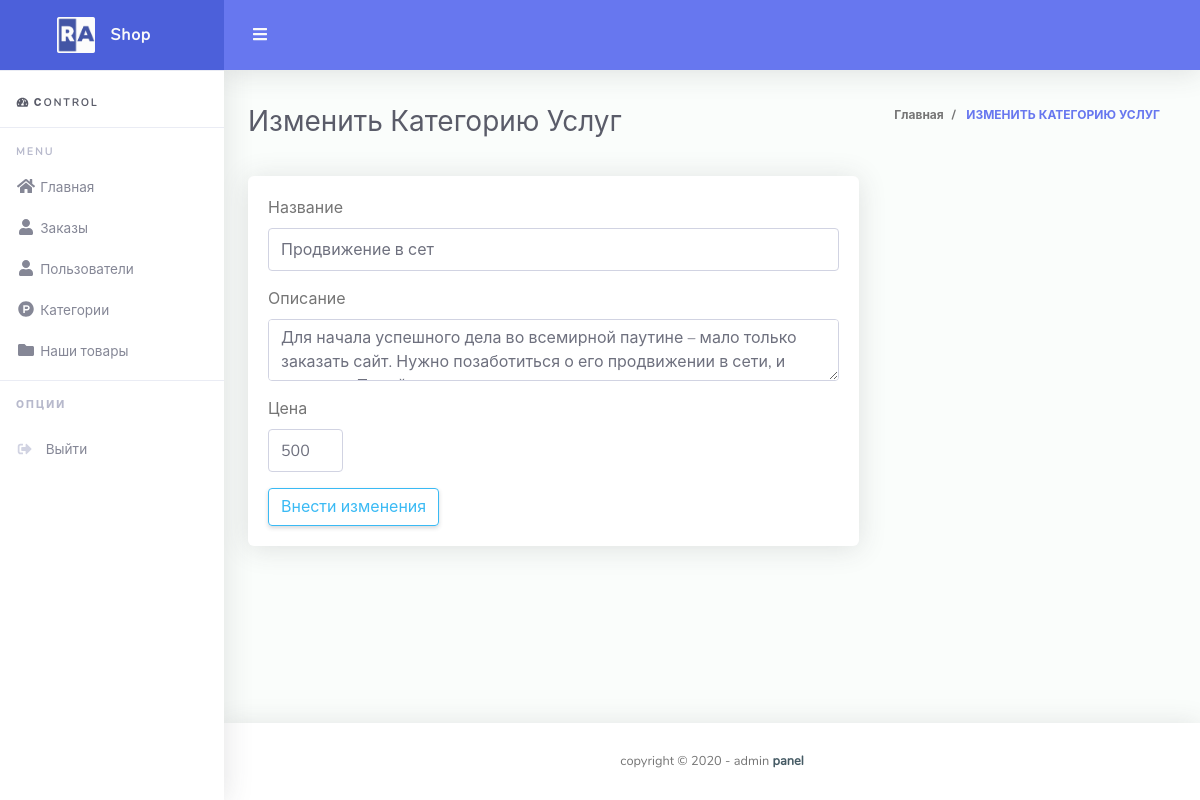
The page /admin/options/categories/edit_categories.php?id=4 on the database as committed earlier.
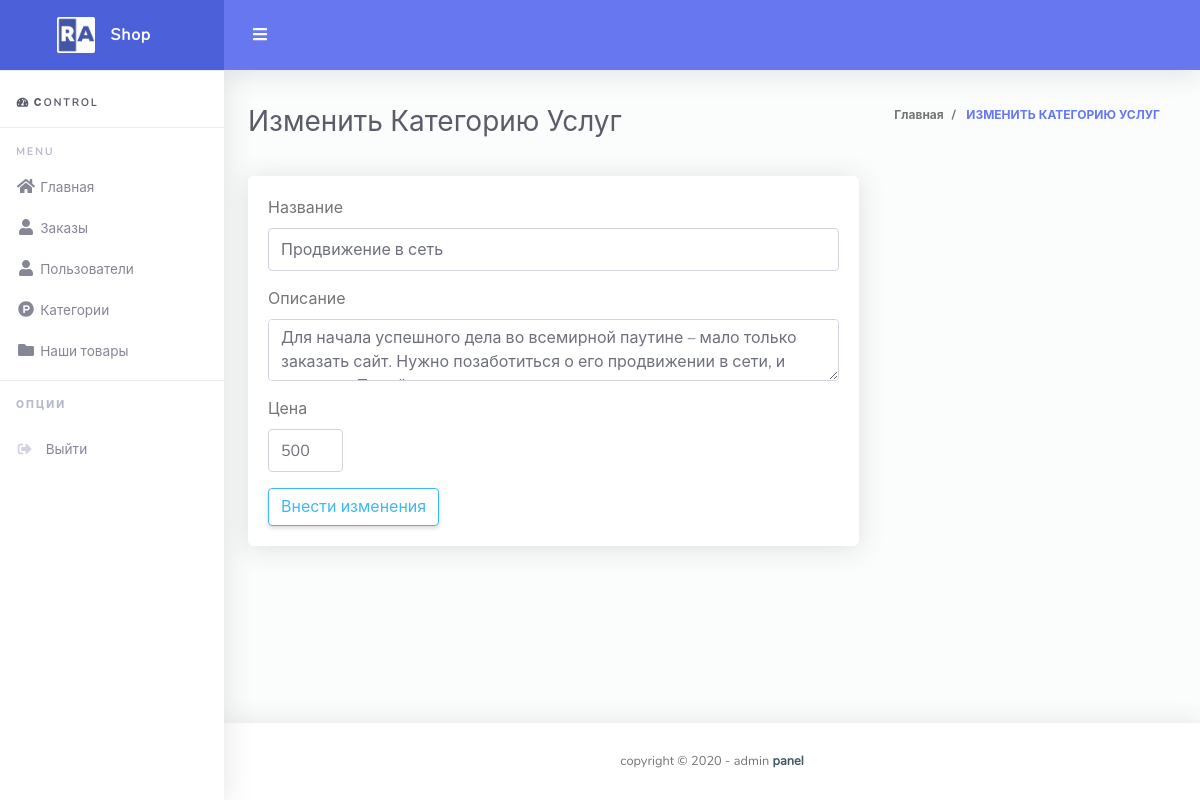
The same page on the database as committed later.
### tables this page shows
CREATE TABLE `categories` (
  `id` int(11) NOT NULL,
  `title` varchar(255) NOT NULL,
  `description` text NOT NULL,
  `kit_html` text NOT NULL,
  `other_html` text DEFAULT NULL,
  `cost` int(11) DEFAULT NULL,
  `img` longblob DEFAULT NULL
);

### admin/options/categories/edit_categories.php (the view, shortened to what this page needs)
<?php
include $_SERVER['DOCUMENT_ROOT'] . "/configs/db.php";
?>
<!DOCTYPE html>
<html lang="en">
<head>
    <?php include $_SERVER['DOCUMENT_ROOT'] . "/admin/parts/head.php" ?>
</head>
<body id="page-top">
<div id="wrapper">
    <?php
    include $_SERVER['DOCUMENT_ROOT'] . "/admin/parts/nav.php"
    ?>
    <div id="content-wrapper" class="d-flex flex-column">
        <div id="content">
            <nav class="navbar navbar-expand navbar-light bg-navbar topbar mb-4 static-top">
                <button id="sidebarToggleTop" class="btn btn-link rounded-circle mr-3">
                    <i class="fa fa-bars"></i>
                </button>
            </nav>
            <div class="container-fluid" id="container-wrapper">
                        <?php
                        include $_SERVER['DOCUMENT_ROOT'] . "/admin/parts/breadcrumb.php"
                        ?>
                <div class="row">
                    <div class="col-md-8">
                        <div class="card">
                            <div class="card-body">
                                <form method="POST">
                                    <div class="row">
                                        <?php
                                            $sql = "SELECT * FROM categories WHERE id=" . $_GET['id'];
                                            $result = $connect->query($sql);
                                            $data = mysqli_fetch_assoc($result);
                                            ?>
                                        <div class="col-md-12">
                                            <div class="form-group">
                                                <label>Название</label>
                                                <input name="title" type="text" class="form-control" value="<?php echo $data["title"]; ?>">
                                            </div>
                                        </div>
                                        <div class="col-md-12">
                                            <div class="form-group">
                                                <label>Описание</label>
                                                <textarea name="description" type="text" class="form-control" value=""><?php echo $data["description"]; ?> </textarea>
                                            </div>
                                        </div>
                                        <div class="col-md-2">
                                            <div class="form-group">
                                                <label>Цена</label>
                                                <input name="cost" type="text" class="form-control" value="<?php echo $data["cost"]; ?>">
                                            </div>
                                        </div>
                                    </div>
                                    <button name="submit" value="1" type="submit" class="btn btn-outline-info btn-fill pull-right">Внести изменения</button>
                                </form>
                            </div>
                        </div>
                    </div>
                </div>
            </div>
        </div>
        <?php include $_SERVER['DOCUMENT_ROOT'] . "/admin/parts/footer.php" ?>
    </div>
</div>
</body>
</html>

Rows that differ between the two databases and show on the page:
changed categories: title "Продвижение в сет" → "Продвижение в сеть"
